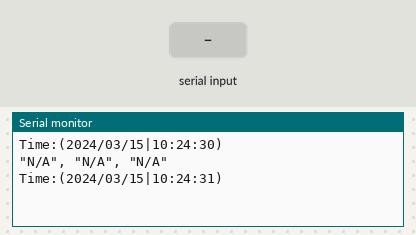
A sketch run on a simulated Arduino Uno, built with avr-gcc and run on an emulated ATmega328P. Parts: the last lines printed to the serial monitor. Inputs (shaded band) come from the test bench. The local clock reads 2024-03-15 10:24:30 at power-on unless the sketch sets it.

Above: at 2.0 s.
2.1 s: "1|" received over Serial
At 4.4 s:
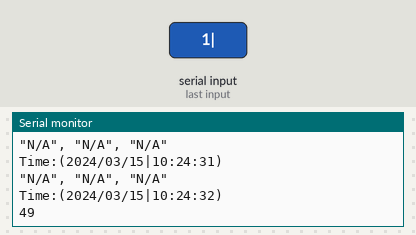
5.1 s: "0|" received over Serial
At 7.8 s:
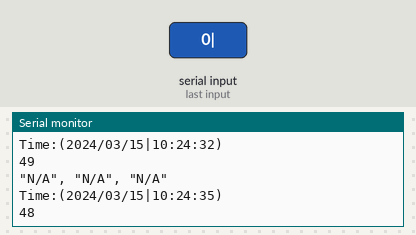
Timing chart, 0 to 9.3 s (numbered marks = the images above; inputs shaded):
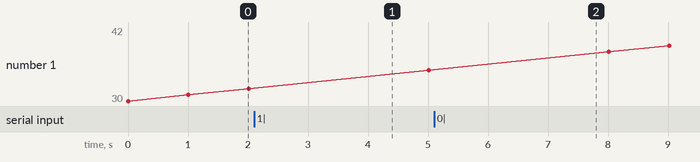

Measured:
- after the input at 2.1 s, the serial monitor: prints a new line after 1.9 s (image 1)
- after the input at 5.1 s, the serial monitor: prints a new line after 1.9 s (image 2)

The sketch:

STEAMRnE_33B.ino
```cpp
/*
 * ROLE_CENTRAL
 */

#include <Wire.h>
#include <I2Cdev.h>

#include <TimeLib.h>
#include <DS1307RTC.h>

#include "define.h"

tmElements_t tm;

void setup() {
  Serial.begin(115200);
  while(!Serial);

  Wire.begin();
}

void loop() {
  String Time = "N/A";
  String Date = "N/A";

  if(RTC.read(tm)) {
    Date = tmYearToCalendar(tm.Year);
    Date += '/';
    save2digits(&Date, tm.Month);
    Date += '/';
    save2digits(&Date, tm.Day);

    Time = "";
    save2digits(&Time, tm.Hour);
    Time += ':';
    save2digits(&Time, tm.Minute);
    Time += ':';
    save2digits(&Time, tm.Second);
  }

  String output_p = "Time:(" + Date + '|' + Time + ")\n";

  char* data = new char[output_p.length() + 1];
  output_p.toCharArray(data, output_p.length() + 1);

  Serial.write(data);

  delete[] data;
  data = 0;

  delay(1000);

  String x = "N/A", y = "N/A", z = "N/A";

  if(Serial.available() > 0) {
    delay(1000);
    Serial.println(Serial.read());
    if(Serial.find("data:(")) {
      x = Serial.readStringUntil('|');
      y = Serial.readStringUntil('|');
      z = Serial.readStringUntil(')');
    }
  }

  String output_r = "\"" + x + "\", \"" + y + "\", \"" + z + "\"";
  Serial.println(output_r);

   // time correcting
  /*
  String secNow = String(tm.Second);

  char* timeNow = new char[secNow.length() + 1];
  char* timeBefore = new char[secNow.length() + 1];

  secNow.toCharArray(timeBefore, secNow.length() + 1);

  for(;;) {
    secNow = String(tm.Second);
    secNow.toCharArray(timeNow, secNow.length() + 1);
    if(!strcmp(timeBefore, timeNow))
      break;
  }
  delete[] timeNow;
  delete[] timeBefore;

  timeNow = timeBefore = 0;
  */
}
```

define.h
```cpp
#ifndef DEFINE_H
#define DEFINE_H

void save2digits(String *str, int number) {
  if (number >= 0 && number < 10) {
    *str += '0';
  }
  *str += String(number);
}

#endif
```
